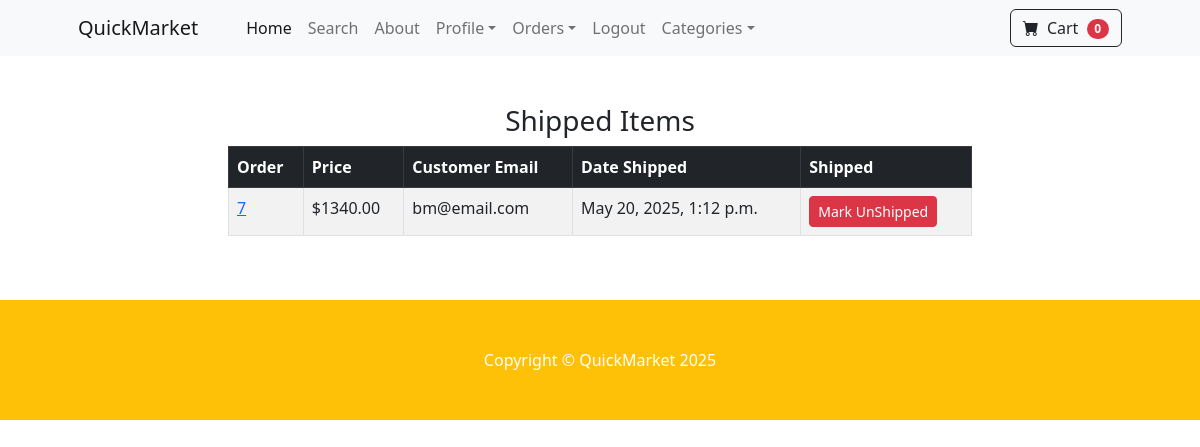
Screenshot of /payment/shipped_dash (signed in) with the database file from the repository.
### payment/models.py (models this page shows, shortened)
class Order(models.Model):
	user = models.ForeignKey(User, on_delete=models.CASCADE, null=True, blank=True)
	full_name = models.CharField(max_length=250)
	email = models.EmailField(max_length=250)
	shipping_address = models.TextField(max_length=15000)
	amount_paid = models.DecimalField(max_digits=7, decimal_places=2)
	date_ordered = models.DateTimeField(auto_now_add=True)
	shipped = models.BooleanField(default=False)
	date_shipped = models.DateTimeField(blank=True, null=True)

### payment/views.py (the view, shortened to what this page needs)
# urls.py: path('shipped_dash', views.shipped_dash, name="shipped_dash"),
def shipped_dash(request):
	if request.user.is_authenticated and request.user.is_superuser:
		orders = Order.objects.filter(shipped=True)
		return render(request, "payment/shipped_dash.html", {"orders":orders})
	else:
		messages.success(request, "Access Denied")
		return redirect('home')

### cart/cart.py (called while the page is built)
    def __len__(self):
        return len(self.cart)

### cart/context_processors.py (called while the page is built)
def cart(request):
    return {'cart': Cart(request)}

### payment/templates/payment/shipped_dash.html (shortened to what this page needs)
{% extends 'base.html' %}
{% block content %}
        <div class="container">
        	<div class="row">
        		<center>
        			<div class="col-8">
        				<br/><br/>
<h3>Shipped Items</h3>
<table class="table table-striped table-hover table-bordered">
  <thead class="table-dark">
    <tr>
      <th scope="col">Order</th>
      <th scope="col">Price</th>
      <th scope="col">Customer Email</th>
      <th scope="col">Date Shipped</th>
      <th scope="col">Shipped</th>
    </tr>
  </thead>
  <tbody>
    {% for item in orders %}
    <tr>
      <td><a href="{% url 'orders' item.id %}">{{ item.id }}</a></td>
      <td>${{ item.amount_paid }}</td>
      <td>{{ item.email }}</td>
      <td>{{ item.date_shipped }}</td>
       <td>
        <form method="POST">
          <button type="Submit" class="btn btn-danger btn-sm">Mark UnShipped</button>
        </form>
      </td>
    </tr>
    {% endfor %}
  </tbody>
</table>
<br/><br/>
        			</div>
        		</center>
        	</div>
        </div>
{% endblock %}

### rows the page displays
Order: id "7", amount_paid "1340.00", email "bm@email.com", date_shipped "May 20, 2025, 1:12 p.m."

### other values shown
{{ cart|length }} "0"
